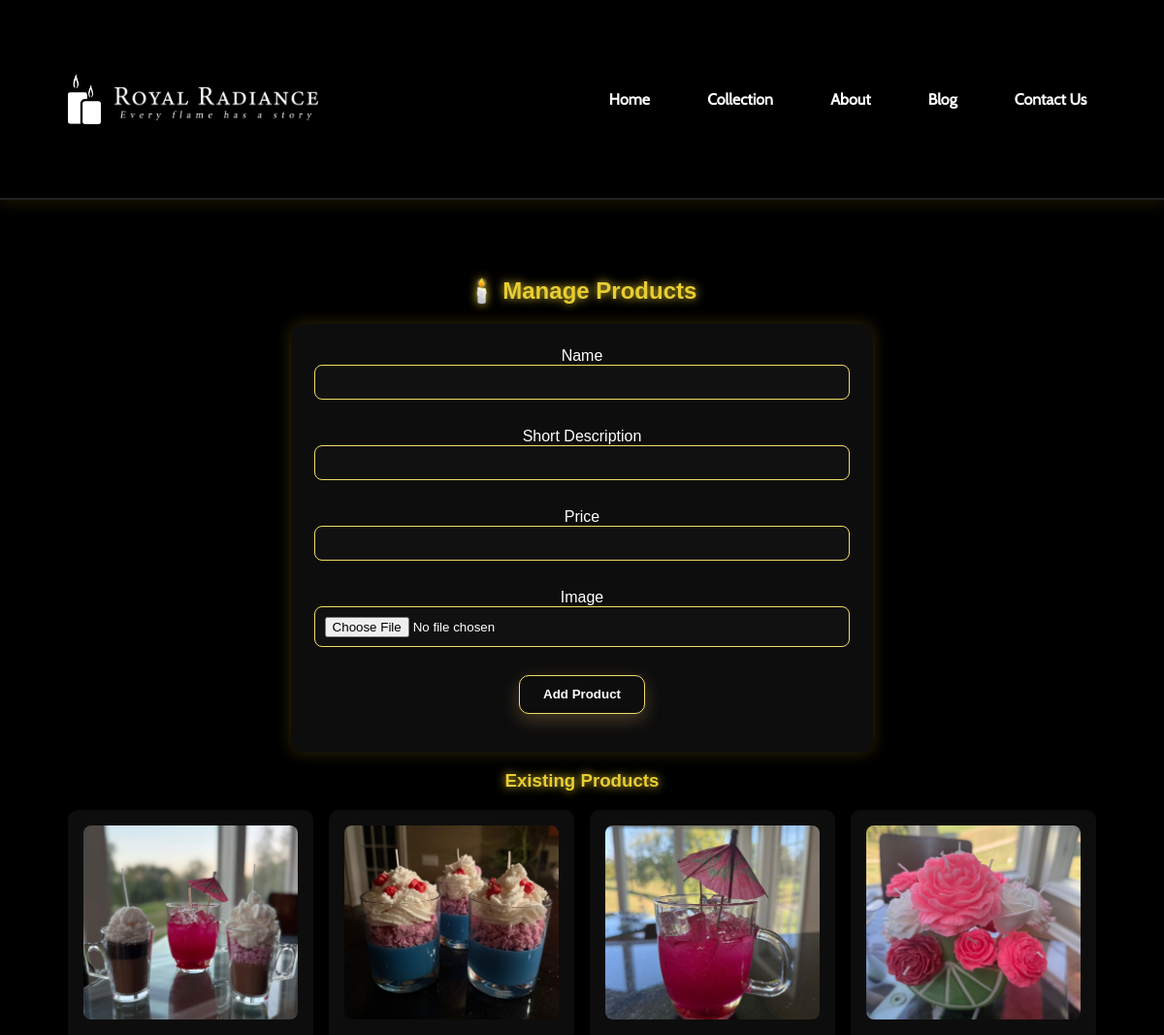
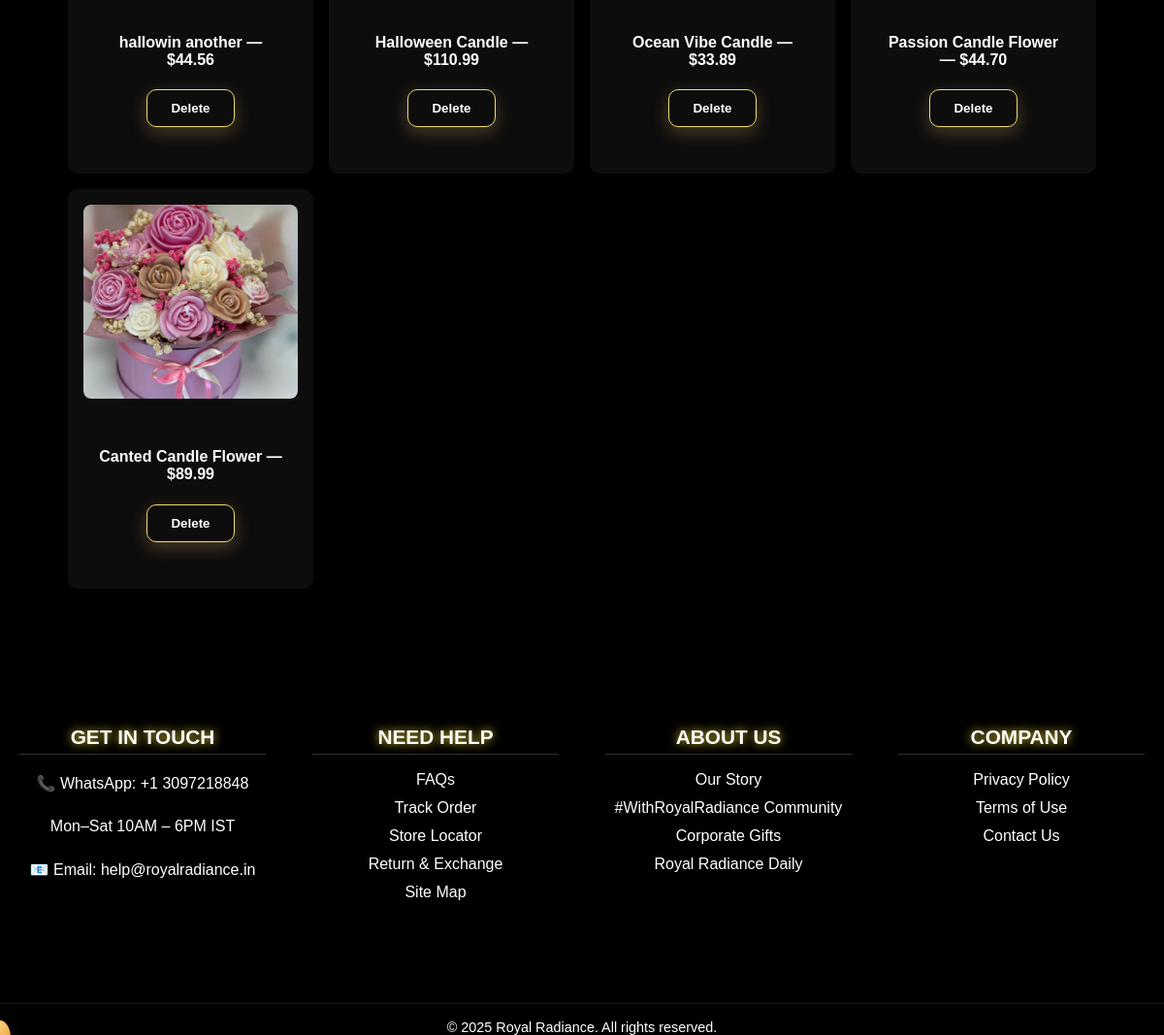
Screenshot of /admin/products (signed in) with the database file from the repository (2 pictures, top to bottom).
### models.py (models this page shows)
class Product(db.Model):
    id = db.Column(db.Integer, primary_key=True)
    name = db.Column(db.String(140), nullable=False)
    short_desc = db.Column(db.String(280))
    price = db.Column(db.Float, nullable=False, default=0.0)
    image = db.Column(db.String(300))
    created_at = db.Column(db.DateTime, default=datetime.utcnow)

### app.py (the view, shortened to what this page needs)
    @app.route('/admin/products', methods=['GET', 'POST'])
    @admin_required
    def admin_products():
        prods = Product.query.order_by(Product.created_at.desc()).all()
        return render_template('admin_products.html', products=prods)

### app.py (called while the page is built)
def admin_required(fn):
    @wraps(fn)
    def wrapper(*a, **kw):
        if session.get('admin_logged'):
            return fn(*a, **kw)
        flash('You must log in as admin to access that page.', 'warning')
        return redirect(url_for('admin_login'))
    return wrapper

### templates/admin_products.html (shortened to what this page needs)
{% extends "base.html" %}
{% block content %}
<section class="wrap">
  <h2>🕯️ Manage Products</h2>
  <form method="post" enctype="multipart/form-data" class="admin-form">
    <label>Name <input name="name" required></label>
    <label>Short Description <input name="short_desc"></label>
    <label>Price <input name="price" type="number" step="0.01"></label>
    <label>Image <input name="image" type="file"></label>
    <button class="btn glow" type="submit">Add Product</button>
  </form>
  <h3>Existing Products</h3>
  <div class="grid products-grid">
    {% for p in products %}
      <div class="card">
       <img src="{{ url_for('static', filename='images/uploads/' + p.image) }}" alt="{{ p.name }}"onerror="this.src='{{ url_for('static', filename='images/item (0).jpg') }}'">
<div class="card-body">
          <h4>{{ p.name }} — ${{ "%.2f"|format(p.price) }}</h4>
          <form method="post" action="{{ url_for('admin_products_delete', pid=p.id) }}" onsubmit="return confirm('Delete?');">
            <button class="btn small danger">Delete</button>
          </form>
        </div>
      </div>
    {% endfor %}
  </div>
</section>
{% endblock %}

### static/css/main.css (style rules this page uses)
:root { --gold: #FFD580; --cream: #FFF5E1; --brown: #3E2723; --muted: #7a6b66; --glass: rgba(255,255,255,0.06); --black: rgba(0,0,0,1); font-family: "Playfair Display", serif; }
* { box-sizing: border-box; }
.wrap { max-width: 1100px; margin: 0 auto; padding: 2rem; }
.btn { background: var(--gold); border: none; padding: .7rem 1.2rem; border-radius: 12px; color: #3E2723; font-weight: 600; cursor: pointer; box-shadow: 0 6px 18px rgba(255,200,120,0.25); transition: transform .15s, box-shadow .15s; }
.grid { display: grid; gap: 1rem; }
.products-grid { grid-template-columns: repeat(auto-fit, minmax(230px, 1fr)); }
.card img { border-radius: 12px 12px 0 0; width: 100%; height: 200px; object-fit: cover; }
.card-body { padding: 1rem; }
.products-grid { overflow: visible !important; }
.admin-form label { display: block; margin-bottom: .5rem; }
.admin-form input, .admin-form textarea { width: 100%; padding: .6rem; border-radius: 8px; border: 1px solid rgba(0,0,0,0.06); margin-bottom: .8rem; }

### templates/admin_products.html (style rules this page uses)
.wrap { position: relative; z-index: 2; color: #fff; padding: 60px 20px; text-align: center; }
body { background: #000; color: #fff; font-family: "Poppins", sans-serif; margin: 0; }
h2, h3 { text-align: center; color: #e8cd33; text-shadow: 0 0 10px #e8cd33; }
.admin-form { background: rgba(255,255,255,0.05); border-radius: 12px; padding: 1.5rem; margin: 1rem auto; width: 90%; max-width: 600px; box-shadow: 0 0 15px rgba(255,215,0,0.2); }
.admin-form label { display: block; margin-bottom: 1rem; color: #fff; }
.admin-form input { width: 100%; padding: 0.6rem; border-radius: 8px; border: 1px solid #f1dd6a; background: #111; color: #fff; outline: none; transition: 0.3s ease; }
.btn { background: transparent; border: 1px solid #f1dd6a; color: #fff; padding: 0.7rem 1.5rem; border-radius: 10px; cursor: pointer; display: block; margin: 1rem auto; transition: all 0.3s ease-in-out; font-weight: bold; }
.glow { animation: glow-breath 2s infinite ease-in-out; }
.card img { width: 100%; border-radius: 8px; margin-bottom: 0.6rem; }
.grid { display: grid; grid-template-columns: repeat(auto-fit, minmax(230px, 1fr)); gap: 1rem; margin-top: 1rem; }
.card { background: rgba(255,255,255,0.05); padding: 1rem; border-radius: 10px; text-align: center; color: white; transition: transform 0.3s ease, box-shadow 0.3s ease; }

### rows the page displays
Product: image (picture), name "hallowin another", price "44.56"
Product: image (picture), name "Halloween Candle", price "110.99"
Product: image (picture), name "Ocean Vibe Candle", price "33.89"
Product: image (picture), name "Passion Candle Flower", price "44.70"
Product: image (picture), name "Canted Candle Flower", price "89.99"
